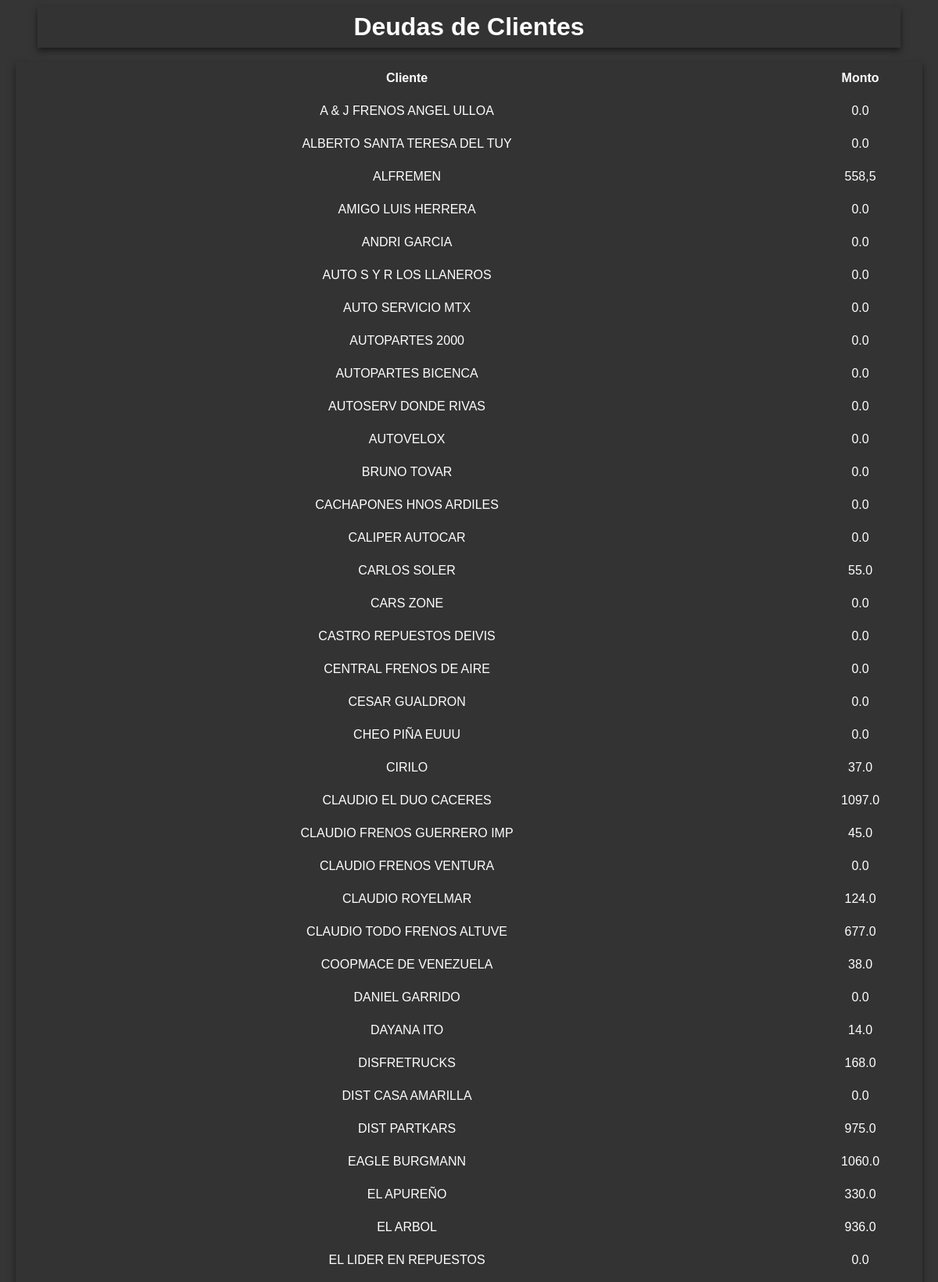
The page /ver_deudas/ver_deudas (upper part) on the database its author committed.
### tables this page shows
CREATE TABLE Deudas (
    cliente_id INTEGER PRIMARY KEY,
    monto_total REAL,
    FOREIGN KEY (cliente_id) REFERENCES Clientes(id)
);

CREATE TABLE "Clientes" (
    id INTEGER PRIMARY KEY AUTOINCREMENT,
    nombre_cliente TEXT,
    razon_social TEXT,
    rif_cedula TEXT,
    direccion TEXT,
    telefono TEXT
);

### routes/clientes/subfunciones/ver_deudas.py (the view)
@deudas_bp.route('/ver_deudas')
def ver_deudas():
    db = get_db()
    cursor = db.execute('''SELECT c.nombre_cliente, d.monto_total
                        FROM Clientes c
                        JOIN Deudas d ON c.id = d.cliente_id''')
    deudas = cursor.fetchall()
    return render_template('/clientes/ver_deudas.html', deudas=deudas)

### app.py (called while the page is built)
def create_app():
    app = Flask(__name__, template_folder='templates')
    app.config['SECRET_KEY'] = cargar_clave_secreta()
    @app.before_request
    def before_request():
        g.db = get_db()
    @app.teardown_appcontext
    def teardown_appcontext(error):
        close_db(error)
    @app.route('/')
    def index():
        return render_template('index.html')
    app.register_blueprint(ventas_bp)
    app.register_blueprint(compras_bp)
    app.register_blueprint(clientes_bp)
    app.register_blueprint(inventario_bp)
    return app

### routes/database.py (called while the page is built)
def get_db():
    if 'db' not in g:
        g.db = sqlite3.connect(DATABASE)
        g.db.row_factory = sqlite3.Row
    return g.db

### templates/clientes/ver_deudas.html (shortened to what this page needs)
<!DOCTYPE html>
<html lang="es">
<head>
    <link rel="stylesheet" href="/static/css/global/style.css">
    <link rel="stylesheet" href="//code.jquery.com/ui/1.12.1/themes/base/jquery-ui.css">
</head>
<body>
    <header>
        <h1>Deudas de Clientes</h1>
    </header>
    <main>
        <table>
            <thead>
                <tr>
                    <th>Cliente</th>
                    <th>Monto</th>
                </tr>
            </thead>
            <tbody>
                {% for deuda in deudas %}
                    <tr>
                        <td>{{ deuda['nombre_cliente'] }}</td>
                        <td>{{ deuda['monto_total'] }}</td>
                    </tr>
                {% endfor %}
            </tbody>
        </table>
    </main>
</body>
</html>

### static/css/global/style.css (style rules this page uses)
* { margin: 0; padding: 0; box-sizing: border-box; }
body { font-family: Arial, sans-serif; margin: 0; padding: 0; display: flex; flex-direction: column; min-height: 100vh; background-color: rgba(51, 51, 51, 0.99) }
header { padding: 0.5rem 10rem; margin: 0.5rem 3rem; background-color: #333; color: white; text-align: center; font-size: 1rem; box-shadow: 0 4px 8px rgba(0, 0, 0, 0.5); }
main { flex: 1; display: flex; flex-direction: column; justify-content: center; align-items: center; padding: 10px 20px; }

### static/css/components/tablas.css (style rules this page uses)
table { width: 100%; border-collapse: collapse; box-shadow: 0 4px 8px rgba(0, 0, 0, 0.5); }
table th, table td { color: white; background-color: #333 ; padding: 0.75rem; text-align: center; }
table th { background-color: #333; }

### rows shown on the page
Deudas: nombre_cliente "A & J FRENOS ANGEL ULLOA", monto_total "0.0"
Deudas: nombre_cliente "ALBERTO SANTA TERESA DEL TUY", monto_total "0.0"
Deudas: nombre_cliente "ALFREMEN", monto_total "558,5"
Deudas: nombre_cliente "AMIGO LUIS HERRERA", monto_total "0.0"
Deudas: nombre_cliente "ANDRI GARCIA", monto_total "0.0"
Deudas: nombre_cliente "AUTO S Y R LOS LLANEROS", monto_total "0.0"
Deudas: nombre_cliente "AUTO SERVICIO MTX", monto_total "0.0"
Deudas: nombre_cliente "AUTOPARTES 2000", monto_total "0.0"
Deudas: nombre_cliente "AUTOPARTES BICENCA", monto_total "0.0"
Deudas: nombre_cliente "AUTOSERV DONDE RIVAS", monto_total "0.0"
Deudas: nombre_cliente "AUTOVELOX", monto_total "0.0"
Deudas: nombre_cliente "BRUNO TOVAR", monto_total "0.0"
Deudas: nombre_cliente "CACHAPONES HNOS ARDILES", monto_total "0.0"
Deudas: nombre_cliente "CALIPER AUTOCAR", monto_total "0.0"
Deudas: nombre_cliente "CARLOS SOLER", monto_total "55.0"
Deudas: nombre_cliente "CARS ZONE", monto_total "0.0"
Deudas: nombre_cliente "CASTRO REPUESTOS DEIVIS", monto_total "0.0"
Deudas: nombre_cliente "CENTRAL FRENOS DE AIRE", monto_total "0.0"
Deudas: nombre_cliente "CESAR GUALDRON", monto_total "0.0"
Deudas: nombre_cliente "CHEO PIÑA EUUU", monto_total "0.0"
Deudas: nombre_cliente "CIRILO", monto_total "37.0"
Deudas: nombre_cliente "CLAUDIO EL DUO CACERES", monto_total "1097.0"
Deudas: nombre_cliente "CLAUDIO FRENOS GUERRERO IMP", monto_total "45.0"
Deudas: nombre_cliente "CLAUDIO FRENOS VENTURA", monto_total "0.0"
Deudas: nombre_cliente "CLAUDIO ROYELMAR", monto_total "124.0"
Deudas: nombre_cliente "CLAUDIO TODO FRENOS ALTUVE", monto_total "677.0"
Deudas: nombre_cliente "COOPMACE DE VENEZUELA", monto_total "38.0"
Deudas: nombre_cliente "DANIEL GARRIDO", monto_total "0.0"
Deudas: nombre_cliente "DAYANA ITO", monto_total "14.0"
Deudas: nombre_cliente "DISFRETRUCKS", monto_total "168.0"
Deudas: nombre_cliente "DIST CASA AMARILLA", monto_total "0.0"
Deudas: nombre_cliente "DIST PARTKARS", monto_total "975.0"
Deudas: nombre_cliente "EAGLE BURGMANN", monto_total "1060.0"
Deudas: nombre_cliente "EL APUREÑO", monto_total "330.0"
Deudas: nombre_cliente "EL ARBOL", monto_total "936.0"
Deudas: nombre_cliente "EL LIDER EN REPUESTOS", monto_total "0.0"
